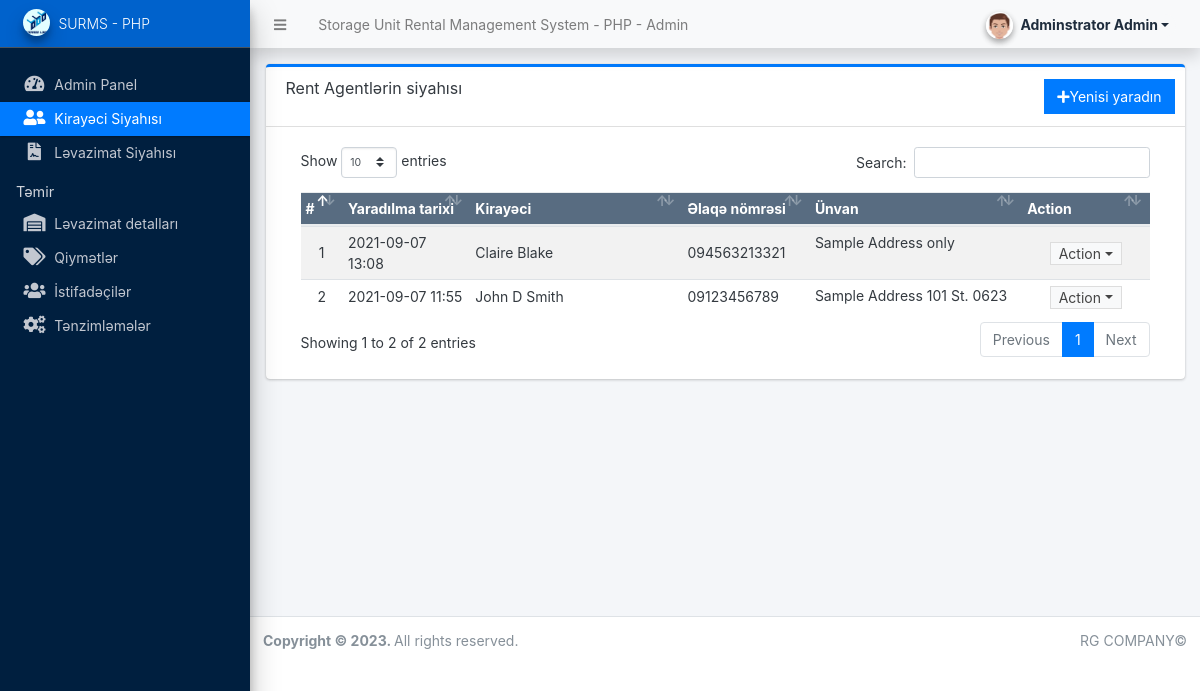
The page /admin/?page=tenants (signed in) on the database its author committed.
### tables this page shows
CREATE TABLE `tenants` (
  `id` int(30) NOT NULL,
  `fullname` text NOT NULL,
  `gender` varchar(50) NOT NULL,
  `dob` date NOT NULL,
  `contact` varchar(30) NOT NULL,
  `address` text NOT NULL,
  `id_type` varchar(100) NOT NULL,
  `id_no` varchar(100) NOT NULL,
  `date_created` datetime NOT NULL DEFAULT current_timestamp(),
  `date_added` datetime DEFAULT NULL ON UPDATE current_timestamp()
);

### admin/tenants/index.php (the view, shortened to what this page needs)
<div class="card card-outline card-primary">
	<div class="card-header">
		<h3 class="card-title">Rent Agentlərin siyahısı</h3>
		<div class="card-tools">
			<a href="javascript:void(0)" id="create_new" class="btn btn-flat btn-primary"><span class="fas fa-plus"></span>Yenisi yaradın</a>
		</div>
	</div>
	<div class="card-body">
		<div class="container-fluid">
			<div class="container-fluid">
				<table class="table table-hover table-striped">
					<colgroup>
						<col width="5%">
						<col width="15%">
						<col width="25%">
						<col width="15%">
						<col width="25%">
						<col width="15%">
					</colgroup>
					<thead>
						<tr class="bg-navy disabled">
							<th>#</th>
							<th>Yaradılma tarixi</th>
							<th>Kirayəci</th>
							<th>Əlaqə nömrəsi</th>
							<th>Ünvan</th>
							<th>Action</th>
						</tr>
					</thead>
					<tbody>
						<?php
						$i = 1;
						$qry = $conn->query("SELECT * from `tenants` order by (`fullname`) asc ");
						while ($row = $qry->fetch_assoc()) :
						?>
							<tr>
								<td class="text-center"><?php echo $i++; ?></td>
								<td><?php echo date("Y-m-d H:i", strtotime($row['date_created'])) ?></td>
								<td><?php echo $row['fullname'] ?></td>
								<td><?php echo $row['contact'] ?></td>
								<td class='truncate-3'><?php echo $row['address'] ?></td>
								<td align="center">
									<button type="button" class="btn btn-flat btn-default btn-sm dropdown-toggle dropdown-icon py-0" data-toggle="dropdown">
										Action
									</button>
								</td>
							</tr>
						<?php endwhile; ?>
					</tbody>
				</table>
			</div>
		</div>
	</div>
</div>

### rows shown on the page
tenants: date_created "2021-09-07 13:08", fullname "Claire Blake", contact "094563213321", address "Sample Address only"
tenants: date_created "2021-09-07 11:55", fullname "John D Smith", contact "09123456789", address "Sample Address 101 St. 0623"

### other values the page prints
$_settings->info('name') "Storage Unit Rental Management System - PHP"
$_settings->userdata('firstname').' '.$_settings->userdata('lastname') "Adminstrator Admin"
$_settings->info('short_name') "SURMS - PHP"
